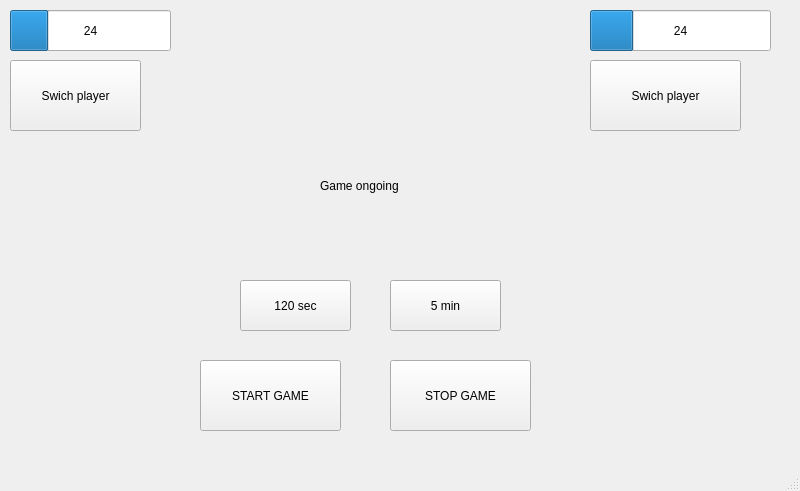
<?xml version="1.0" encoding="UTF-8"?>
<ui version="4.0">
 <class>MainWindow</class>
 <widget class="QMainWindow" name="MainWindow">
  <property name="geometry">
   <rect>
    <x>0</x>
    <y>0</y>
    <width>800</width>
    <height>491</height>
   </rect>
  </property>
  <property name="windowTitle">
   <string>MainWindow</string>
  </property>
  <widget class="QWidget" name="centralwidget">
   <widget class="QProgressBar" name="progressBar">
    <property name="geometry">
     <rect>
      <x>10</x>
      <y>10</y>
      <width>161</width>
      <height>41</height>
     </rect>
    </property>
    <property name="value">
     <number>24</number>
    </property>
    <property name="format">
     <string>%p</string>
    </property>
   </widget>
   <widget class="QProgressBar" name="progressBar_2">
    <property name="geometry">
     <rect>
      <x>590</x>
      <y>10</y>
      <width>181</width>
      <height>41</height>
     </rect>
    </property>
    <property name="value">
     <number>24</number>
    </property>
    <property name="format">
     <string>%p</string>
    </property>
   </widget>
   <widget class="QPushButton" name="p1end">
    <property name="geometry">
     <rect>
      <x>10</x>
      <y>60</y>
      <width>131</width>
      <height>71</height>
     </rect>
    </property>
    <property name="text">
     <string>Swich player</string>
    </property>
   </widget>
   <widget class="QPushButton" name="p2end">
    <property name="geometry">
     <rect>
      <x>590</x>
      <y>60</y>
      <width>151</width>
      <height>71</height>
     </rect>
    </property>
    <property name="text">
     <string>Swich player</string>
    </property>
   </widget>
   <widget class="QPushButton" name="pushButton_3">
    <property name="geometry">
     <rect>
      <x>240</x>
      <y>280</y>
      <width>111</width>
      <height>51</height>
     </rect>
    </property>
    <property name="text">
     <string>120 sec</string>
    </property>
   </widget>
   <widget class="QPushButton" name="pushButton_4">
    <property name="geometry">
     <rect>
      <x>390</x>
      <y>280</y>
      <width>111</width>
      <height>51</height>
     </rect>
    </property>
    <property name="text">
     <string>5 min</string>
    </property>
   </widget>
   <widget class="QPushButton" name="pushButton_5">
    <property name="geometry">
     <rect>
      <x>200</x>
      <y>360</y>
      <width>141</width>
      <height>71</height>
     </rect>
    </property>
    <property name="text">
     <string>START GAME</string>
    </property>
   </widget>
   <widget class="QPushButton" name="pushButton_6">
    <property name="geometry">
     <rect>
      <x>390</x>
      <y>360</y>
      <width>141</width>
      <height>71</height>
     </rect>
    </property>
    <property name="text">
     <string>STOP GAME</string>
    </property>
   </widget>
   <widget class="QLabel" name="label">
    <property name="geometry">
     <rect>
      <x>320</x>
      <y>150</y>
      <width>121</width>
      <height>71</height>
     </rect>
    </property>
    <property name="text">
     <string>Game ongoing</string>
    </property>
   </widget>
  </widget>
  <widget class="QMenuBar" name="menubar">
   <property name="geometry">
    <rect>
     <x>0</x>
     <y>0</y>
     <width>800</width>
     <height>25</height>
    </rect>
   </property>
  </widget>
  <widget class="QStatusBar" name="statusbar"/>
 </widget>
 <resources/>
 <connections/>
</ui>
